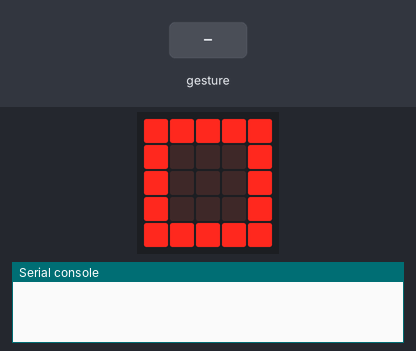
A program run on a simulated BBC micro:bit (MakeCode). On the bench: the board's 5×5 LED display, the last lines printed to the serial console. Inputs (shaded band) come from the test bench. No radio messages arrive unless stated (any console line starting 'radio sent:' is added by the test bench); a tilt is held for 1.5 s and a shake lasts 1 s, then the board lies face up again.

Above: at 1.8 s.
1.9 s: gesture '3g'
At 2.3 s:
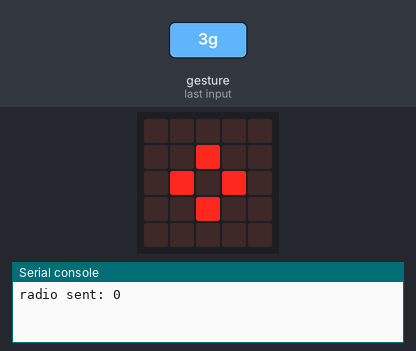
At 2.9 s:
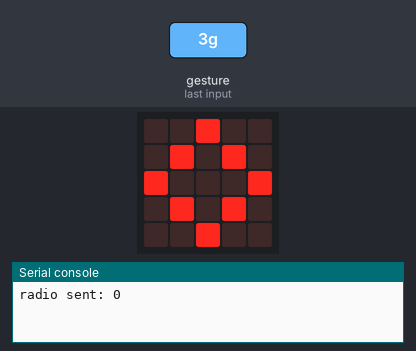
Timing chart, 0 to 4.9 s (numbered marks = the images above; inputs shaded):
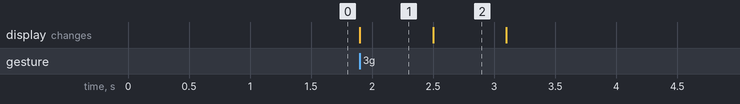

The program:

main.ts
```typescript
input.onGesture(Gesture.ThreeG, function () {
    radio.sendNumber(0)
    basic.showIcon(IconNames.SmallDiamond)
    basic.showIcon(IconNames.Diamond)
    basic.showIcon(IconNames.Square)
})
radio.setGroup(121)
basic.showIcon(IconNames.Square)
```

test.ts
```typescript
// testene settes inn her; disse vil ikke kompilert så lenge denne pakken blir brukt som en utvidelse.
```

Measured:
- after the input at 1.9 s, the display: changes at once (image 1)
- what the display in image 1 shows lasts 0.6 s, from 1.9 s to 2.5 s
